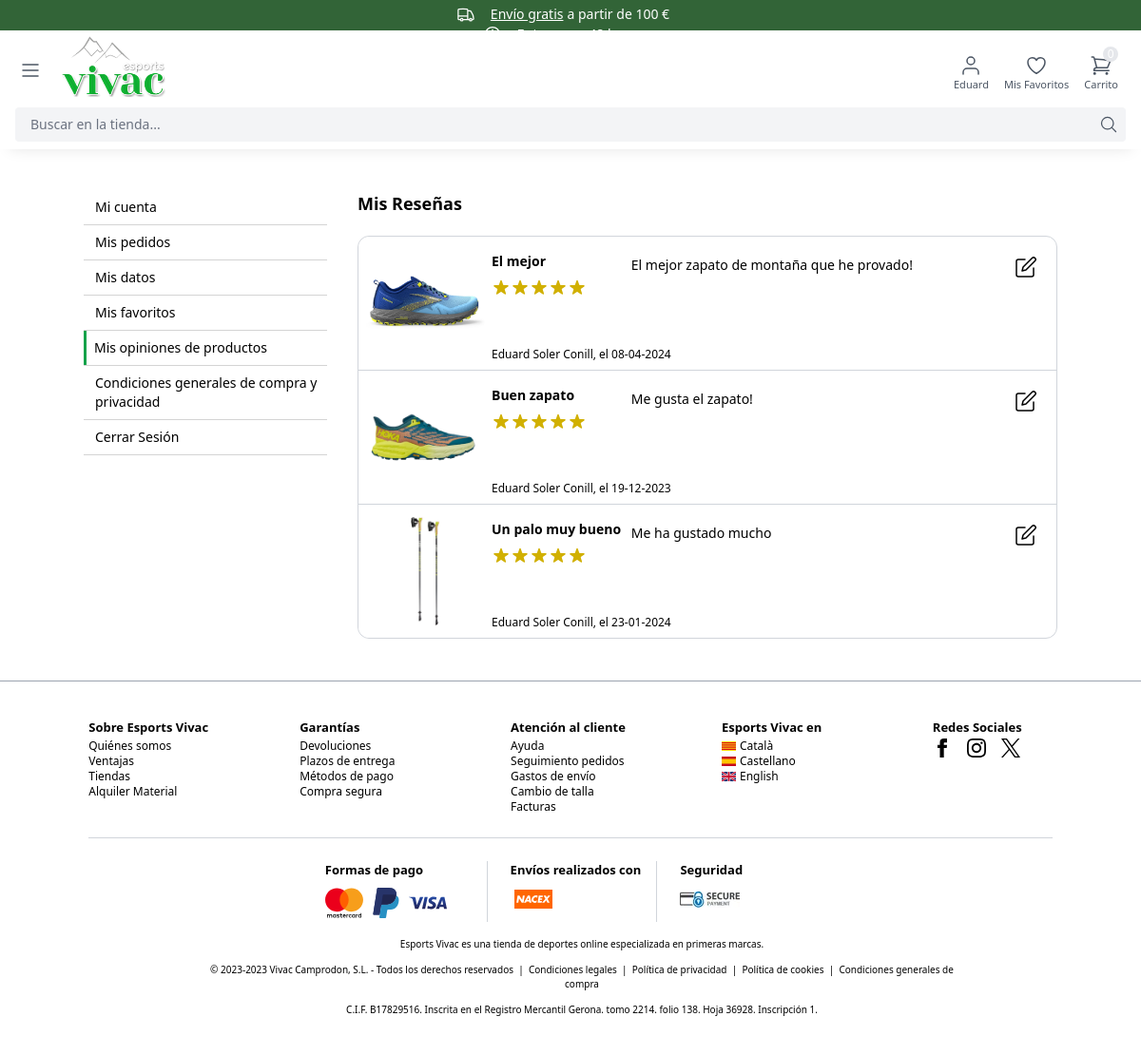
Screenshot of /my_account/reviews/ (signed in) with the database file from the repository.
### product/models.py (models this page shows, shortened)
class Review(models.Model):
    product = models.ForeignKey(
        Product, related_name='reviews', on_delete=models.CASCADE)
    rating = models.IntegerField(default=3)
    titulo = models.TextField(default='', verbose_name=_('Título'))
    content = models.TextField()
    created_by = models.ForeignKey(
        User, related_name='reviews', on_delete=models.CASCADE)
    created_at = models.DateTimeField(auto_now=True)
    class Meta:
        verbose_name_plural = '4 - Reviews'

class Product(models.Model):
    VARIANTS = (
        ('None', 'None'),
        ('Size', 'Size'),
        ('Color', 'Color'),
        ('Size-Color', 'Size-Color'),
    )
    TIPOS = (
        ('None', 'None'),
        ('Zapatos', 'Zapatos'),
        ('Ropa', 'Ropa'),
        ('Otros', 'Otros'),
    )
    SEXO = (
        ('hombre', 'hombre'),
        ('mujer', 'mujer'),
        ('nino', 'nino'),
        ('nina', 'nina'),
    )
    categoria = models.ForeignKey(
        Category, related_name='products', on_delete=models.CASCADE)
    marca = models.ForeignKey(
        Marca, on_delete=models.CASCADE, null=True)
    tipo = models.CharField(
        max_length=10, choices=TIPOS, default='None')
    sexo = MultiSelectField(choices=SEXO, null=True, blank=True, max_length=30)
    nombre = models.CharField(max_length=255)
    nombre_ca = models.CharField(max_length=255)
    slug = models.SlugField()
    descripcion = RichTextField(blank=True, null=True)
    descripcion_ca = RichTextField(blank=True, null=True)
    video = models.CharField(max_length=255, blank=True, null=True)
    precio_retail = models.FloatField(null=True)
    precio = models.FloatField()
    unidades = models.IntegerField(null=True)
    variants = models.CharField(
        max_length=10, choices=VARIANTS, default='None')
    creado_en = models.DateTimeField(auto_now_add=True)
    image_id = models.IntegerField(null=True)
    sizes_shoes = models.CharField(max_length=255, blank=True, null=True)
    popular_rating = models.IntegerField(null=True, blank=True)
    class Meta:
        verbose_name_plural = '1 - Products'
        ordering = ('-creado_en',)
    def image(self):
        img = Image.objects.get(id = self.image_id)
        if img.id is not None:
            return img.image.url
        else:
            return 'https://via.placeholder.com/240x240.jpg'

class Image(models.Model):
    nombre = models.CharField(max_length=20, blank=True, null=True)
    product = models.ForeignKey(Product, on_delete=models.CASCADE)
    image = models.ImageField(upload_to='uploads/images', blank=True, null=True)
    thumbnail = models.ImageField(upload_to='thumbnail/', blank=True, null=True)
    class Meta:
        verbose_name_plural = '5 - Images'

### core/views.py (the view)
# urls.py: path('my_account/reviews/', my_reviews, name="my_reviews"),
@login_required
def my_reviews(request):
    return render(request, 'core/my_reviews.html')

### cart/cart.py (called while the page is built)
    def __len__(self):
        return sum(item['quantity'] for item in self.cart.values())

### cart/content_processors.py (called while the page is built)
def cart(request):
    return {'cart': Cart(request)}

### core/templates/core/my_reviews.html (shortened to what this page needs)
{% extends 'core/base.html' %}
{% load replacement %}
{% load static %}
{% load i18n %}
{% block content%}
<div class="max-w-screen-md lg:max-w-screen-lg xl:max-w-screen-xl mx-auto max-[1300px]:-mt-6 -mt-2 px-4 lg:px-0">
    <div class="flex">
        <div class="menu_account w-[25%] text-sm hidden lg:block my-0 lg:mt-8">
            <a class="flex border-b border-neutral-300" href="{% url 'my_account' %}">
                <div class="p-2 w-full">{% trans 'Mi cuenta' %}</div>
            </a>
            <a class="flex border-b border-neutral-300" href="{% url 'my_orders' %}">
                <div class="p-2 w-full">{% trans 'Mis pedidos' %}</div>
            </a>
            <a class="flex border-b border-neutral-300" href="{% url 'my_data' %}">
                <div class="p-2 w-full">{% trans 'Mis datos' %}</div>
            </a>
            <a class="flex border-b border-neutral-300" href="{% url 'my_favorites' %}">
                <div class="p-2 w-full">{% trans 'Mis favoritos' %}</div>
            </a>
            <a class="flex border-b border-neutral-300" href="{% url 'my_reviews' %}">
                <div class="w-[3px] bg-green-600"></div>
                <div class="p-2 w-full">{% trans 'Mis opiniones de productos' %}</div>
            </a>
            <a class="flex border-b border-neutral-300" href="{% url 'condiciones_generales_compra_web' %}">
                <div class="p-2 w-full">{% trans 'Condiciones generales de compra y privacidad' %}</div>
            </a>
            <a class="flex border-b border-neutral-300" href="{% url 'logout' %}">
                <div class="p-2 w-full">{% trans 'Cerrar Sesión' %}</div>
            </a>
        </div>
        <div class="w-[100%] lg:w-[75%] lg:pl-8 text-black text-sm my-0 lg:mt-8 relative">
            <div class="mb-5 font-semibold text-lg">{% trans 'Mis Reseñas' %}</div>
            {% if request.user.reviews.all %}
            <div class="rounded-xl border border-gray-300 mb-6">
                <div class="relative">
                    {% for review in request.user.reviews.all %}
                        <div class="relative">
                            {% if forloop.counter0 > 0 %}
                            <hr class="w-full border-gray-300">
                            {% endif %}
                            <div class="flex w-full relative">
                                <div class="w-[140px]">
                                    <a href="{% url 'product' review.product.slug %}" class="w-[140px] rounded-l-xl">
                                        <img class="hover:shadow-lg rounded-l-xl" src="{{review.product.image}}">
                                    </a>
                                </div>
                                <div class="w-[80%] text-sm flex flex-wrap relative">
                                    <div class="w-[100%] md:w-[25%]">
                                        <div class="item-size">
                                            <p class="font-semibold mt-4 mb-1">{{ review.titulo }}</p>
                                            {% include 'product/partials/stars_review_siple.html' %}
                                        </div>
                                    </div>
                                    <div class="w-[100%] md:w-[75%] mt-2 md:mt-5 text-sm mb-10 md:mb-7 pr-[50px]">{{ review.content }}</div>
                                    <p class="text-xs absolute bottom-2 left-0">{{ review.created_by.first_name }} {{review.created_by.last_name}}, el {{ review.created_at|date:"d-m-Y" }}</p>
                                </div>
                                {% if review.created_by.email ==  request.user.email %}
                                <a href="{% url 'my_review' review.product.id %}" class="absolute top-5 right-5 hover:text-black hover:scale-105 cursor-pointer">
                                </a>
                                {% endif %}
                            </div>
                        </div>
                    {% endfor %}
                </div>
            </div>
            {% endif %}
        </div>
    </div>
</div>
{% endblock %}

### core/templates/core/partials/navbar_right.html (shortened to what this page needs)
{% load i18n %}
<div class="menu-right flex items-center space-x-4 text-gray-600 mt-5">
    <div class="dropdown-menu relative min-w-[36px]">
        {% if request.user.is_authenticated %}
        <a href="{% url 'my_account' %}" title="my_account" class="logouser flex justify-center items-center hover:text-black cursor-pointer z-[3] relative">
            <svg class="h-6 w-6"  viewBox="0 0 24 24"  fill="none"  stroke="currentColor"  stroke-width="1.5"  stroke-linecap="round"  stroke-linejoin="round">  <path d="M20 21v-2a4 4 0 0 0-4-4H8a4 4 0 0 0-4 4v2" />  <circle cx="12" cy="7" r="4" /></svg>
        </a>
        <span class="text-[11px] hidden md:flex justify-center cursor-pointer z-[3] relative">{{user.first_name}}</span>
        {% endif %}
    </div>
    <div class="relative hidden min-[350px]:block">
        <a href="{% url 'my_account' %}" title="favorites" class="flex justify-center items-center hover:text-black z-[3] relative">
        </a>
        <span class="text-[11px] hidden md:flex z-[3] relative">{% trans 'Mis Favoritos' %}</span>
    </div>
    <div class="relative dropdown-menu-cart-top">
        <div class="dropdown-menu-cart">
            <div class="relative"
            hx-get="{% url 'hx_minicart_icon_num' %}"
            hx-trigger="update-menu-cart from:body"
            hx-swap="innerHTML"
            >
                {% include 'cart/partials/minicart_icon_num.html' %}
            </div>
    </div>
</div>

### product/templates/product/partials/stars_review_siple.html (shortened to what this page needs)
<ul class="flex mt-2">
    <li>
        <svg id="star1-{{ forloop.counter }}" class="h-5 w-5"  fill="none" viewBox="0 0 24 24" stroke="currentColor" style="fill:rgb(215, 215, 215);">
            <path stroke-linecap="round" stroke-linejoin="round" stroke-width="0" d="M11.049 2.927c.3-.921 1.603-.921 1.902 0l1.519 4.674a1 1 0 00.95.69h4.915c.969 0 1.371 1.24.588 1.81l-3.976 2.888a1 1 0 00-.363 1.118l1.518 4.674c.3.922-.755 1.688-1.538 1.118l-3.976-2.888a1 1 0 00-1.176 0l-3.976 2.888c-.783.57-1.838-.197-1.538-1.118l1.518-4.674a1 1 0 00-.363-1.118l-3.976-2.888c-.784-.57-.38-1.81.588-1.81h4.914a1 1 0 00.951-.69l1.519-4.674z"/>
        </svg>
    </li>
    <li>
        <svg id="star2-{{ forloop.counter }}" class="h-5 w-5"  fill="none" viewBox="0 0 24 24" stroke="currentColor" style="fill:rgb(215, 215, 215);">
            <path stroke-linecap="round" stroke-linejoin="round" stroke-width="0" d="M11.049 2.927c.3-.921 1.603-.921 1.902 0l1.519 4.674a1 1 0 00.95.69h4.915c.969 0 1.371 1.24.588 1.81l-3.976 2.888a1 1 0 00-.363 1.118l1.518 4.674c.3.922-.755 1.688-1.538 1.118l-3.976-2.888a1 1 0 00-1.176 0l-3.976 2.888c-.783.57-1.838-.197-1.538-1.118l1.518-4.674a1 1 0 00-.363-1.118l-3.976-2.888c-.784-.57-.38-1.81.588-1.81h4.914a1 1 0 00.951-.69l1.519-4.674z"/>
        </svg>
    </li>
    <li>
        <svg id="star3-{{ forloop.counter }}" class="h-5 w-5"  fill="none" viewBox="0 0 24 24" stroke="currentColor" style="fill:rgb(215, 215, 215);">
            <path stroke-linecap="round" stroke-linejoin="round" stroke-width="0" d="M11.049 2.927c.3-.921 1.603-.921 1.902 0l1.519 4.674a1 1 0 00.95.69h4.915c.969 0 1.371 1.24.588 1.81l-3.976 2.888a1 1 0 00-.363 1.118l1.518 4.674c.3.922-.755 1.688-1.538 1.118l-3.976-2.888a1 1 0 00-1.176 0l-3.976 2.888c-.783.57-1.838-.197-1.538-1.118l1.518-4.674a1 1 0 00-.363-1.118l-3.976-2.888c-.784-.57-.38-1.81.588-1.81h4.914a1 1 0 00.951-.69l1.519-4.674z"/>
        </svg>
    </li>
    <li>
        <svg id="star4-{{ forloop.counter }}" class="h-5 w-5"  fill="none" viewBox="0 0 24 24" stroke="currentColor" style="fill:rgb(215, 215, 215);">
            <path stroke-linecap="round" stroke-linejoin="round" stroke-width="0" d="M11.049 2.927c.3-.921 1.603-.921 1.902 0l1.519 4.674a1 1 0 00.95.69h4.915c.969 0 1.371 1.24.588 1.81l-3.976 2.888a1 1 0 00-.363 1.118l1.518 4.674c.3.922-.755 1.688-1.538 1.118l-3.976-2.888a1 1 0 00-1.176 0l-3.976 2.888c-.783.57-1.838-.197-1.538-1.118l1.518-4.674a1 1 0 00-.363-1.118l-3.976-2.888c-.784-.57-.38-1.81.588-1.81h4.914a1 1 0 00.951-.69l1.519-4.674z"/>
        </svg>
    </li>
    <li>
        <svg id="star5-{{ forloop.counter }}" class="h-5 w-5"  fill="none" viewBox="0 0 24 24" stroke="currentColor" style="fill:rgb(215, 215, 215);">
            <path stroke-linecap="round" stroke-linejoin="round" stroke-width="0" d="M11.049 2.927c.3-.921 1.603-.921 1.902 0l1.519 4.674a1 1 0 00.95.69h4.915c.969 0 1.371 1.24.588 1.81l-3.976 2.888a1 1 0 00-.363 1.118l1.518 4.674c.3.922-.755 1.688-1.538 1.118l-3.976-2.888a1 1 0 00-1.176 0l-3.976 2.888c-.783.57-1.838-.197-1.538-1.118l1.518-4.674a1 1 0 00-.363-1.118l-3.976-2.888c-.784-.57-.38-1.81.588-1.81h4.914a1 1 0 00.951-.69l1.519-4.674z"/>
        </svg>
    </li>
</ul>

### core/templates/core/base.html (style rules this page uses)
body { position: relative }

### core/templates/core/partials/styles.html (style rules this page uses)
* { -webkit-tap-highlight-color: rgba(255, 255, 255, 0) !important; outline: none !important; }

### rows the page displays
Review: product.image (picture), titulo "El mejor", content "El mejor zapato de montaña que he provado!", created_by.first_name "Eduard", created_by.last_name "Soler Conill", created_at "08-04-2024"
Review: product.image (picture), titulo "Buen zapato", content "Me gusta el zapato!", created_by.first_name "Eduard", created_by.last_name "Soler Conill", created_at "19-12-2023"
Review: product.image (picture), titulo "Un palo muy bueno", content "Me ha gustado mucho", created_by.first_name "Eduard", created_by.last_name "Soler Conill", created_at "23-01-2024"

### other values shown
{{ user.first_name }} "Eduard"
